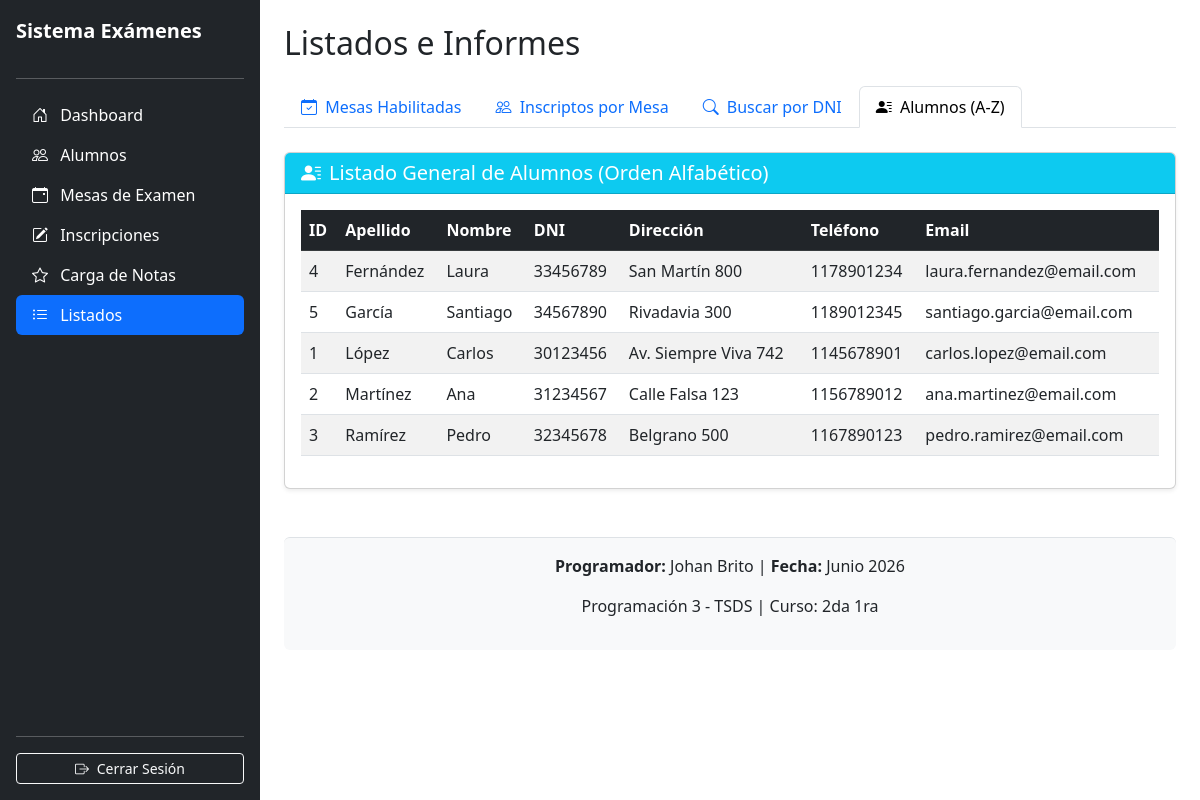
/listados.php?tab=alumnos (signed in), run on an earlier commit of the app's database.
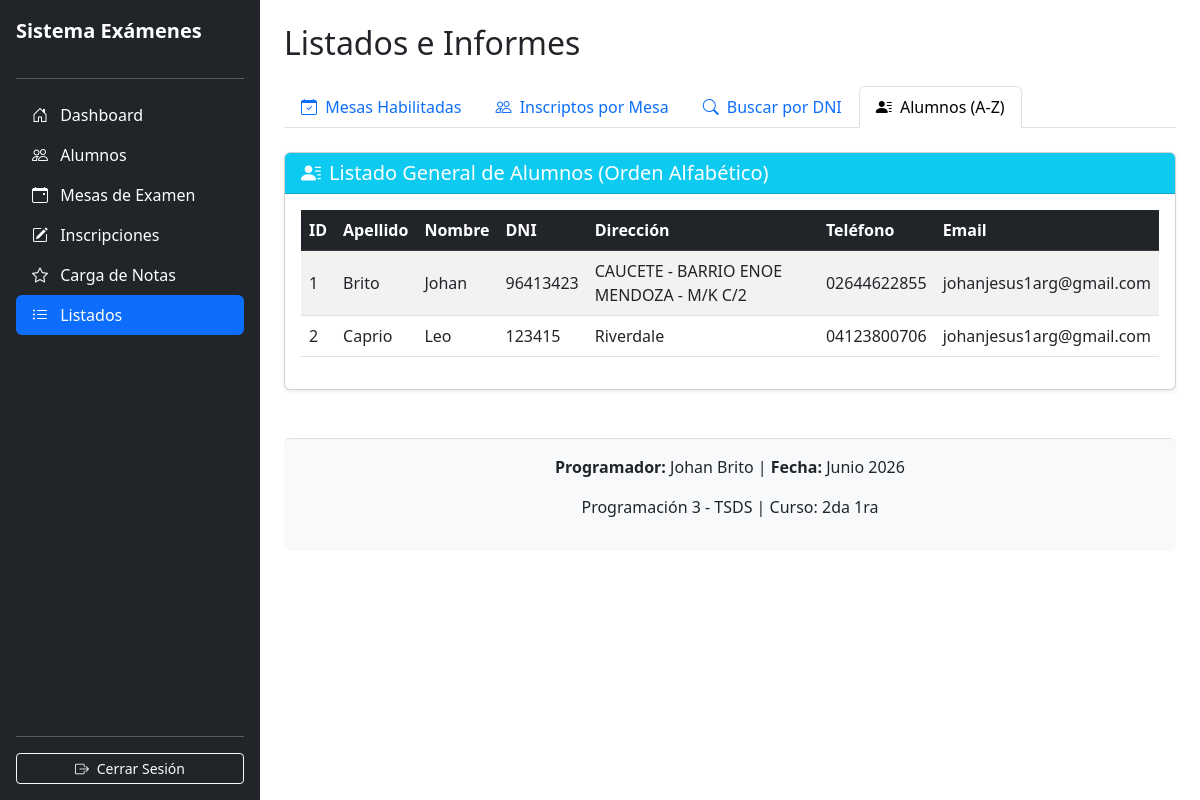
And on a later commit of the database.
### tables this page shows
CREATE TABLE `alumnos` (
  `id` int(11) NOT NULL,
  `dni` varchar(15) NOT NULL,
  `nombre` varchar(100) NOT NULL,
  `apellido` varchar(100) NOT NULL,
  `email` varchar(100) DEFAULT NULL,
  `telefono` varchar(50) DEFAULT NULL,
  `direccion` varchar(100) NOT NULL
);

### listados.php (the view, shortened to what the changed rows need)
<?php
include("conexion.php");
$tab_activa = isset($_GET['tab']) ? $_GET['tab'] : 'mesas';
$listado_alumnos = mysqli_query($enlace, "
    SELECT id, nombre, apellido, dni, direccion, telefono, email
    FROM alumnos
    ORDER BY apellido ASC, nombre ASC
");
?>
<!DOCTYPE html>
<html lang="es">
<head>
    <link href="https://cdn.jsdelivr.net/npm/bootstrap@5.3.0/dist/css/bootstrap.min.css" rel="stylesheet">
    <link rel="stylesheet" href="https://cdn.jsdelivr.net/npm/bootstrap-icons@1.11.3/font/bootstrap-icons.min.css">
</head>
<body>
    <div class="d-flex" style="min-height: 100vh;">
        <div class="container-fluid p-4">
            <h2 class="mb-4">Listados e Informes</h2>
            <div class="tab-content">
                <div class="tab-pane fade <?php echo ($tab_activa == 'alumnos') ? 'show active' : ''; ?>" id="content-alumnos">
                    <div class="card shadow-sm">
                        <div class="card-body">
                            <?php if ($listado_alumnos && mysqli_num_rows($listado_alumnos) > 0): ?>
                                <div class="table-responsive">
                                    <table class="table table-striped table-hover align-middle">
                                        <thead class="table-dark">
                                            <tr>
                                                <th>ID</th>
                                                <th>Apellido</th>
                                                <th>Nombre</th>
                                                <th>DNI</th>
                                                <th>Dirección</th>
                                                <th>Teléfono</th>
                                                <th>Email</th>
                                            </tr>
                                        </thead>
                                        <tbody>
                                            <?php while ($a = mysqli_fetch_assoc($listado_alumnos)): ?>
                                                <tr>
                                                    <td><?php echo $a['id']; ?></td>
                                                    <td><?php echo $a['apellido']; ?></td>
                                                    <td><?php echo $a['nombre']; ?></td>
                                                    <td><?php echo $a['dni']; ?></td>
                                                    <td><?php echo $a['direccion']; ?></td>
                                                    <td><?php echo $a['telefono']; ?></td>
                                                    <td><?php echo $a['email']; ?></td>
                                                </tr>
                                            <?php endwhile; ?>
                                        </tbody>
                                    </table>
                                </div>
                            <?php else: ?>
                                <div class="alert alert-secondary">No hay alumnos registrados.</div>
                            <?php endif; ?>
                        </div>
                    </div>
                </div>
            </div>
        </div>
    </div>
</body>
</html>

What changed in the data, as far as the page shows it:
removed alumnos: id "4", apellido "Fernández", nombre "Laura", dni "33456789", direccion "San Martín 800", telefono "1178901234", email "laura.fernandez@email.com"
removed alumnos: id "5", apellido "García", nombre "Santiago", dni "34567890", direccion "Rivadavia 300", telefono "1189012345", email "santiago.garcia@email.com"
removed alumnos: id "3", apellido "Ramírez", nombre "Pedro", dni "32345678", direccion "Belgrano 500", telefono "1167890123", email "pedro.ramirez@email.com"
changed alumnos id 1: apellido "López" → "Brito"; nombre "Carlos" → "Johan"; dni "30123456" → "96413423"; direccion "Av. Siempre Viva 742" → "CAUCETE - BARRIO ENOE MENDOZA - M/K C/2"; telefono "1145678901" → "02644622855"; email "carlos.lopez@email.com" → "johanjesus1arg@gmail.com"
changed alumnos id 2: apellido "Martínez" → "Caprio"; nombre "Ana" → "Leo"; dni "31234567" → "123415"; direccion "Calle Falsa 123" → "Riverdale"; telefono "1156789012" → "04123800706"; email "ana.martinez@email.com" → "johanjesus1arg@gmail.com"
